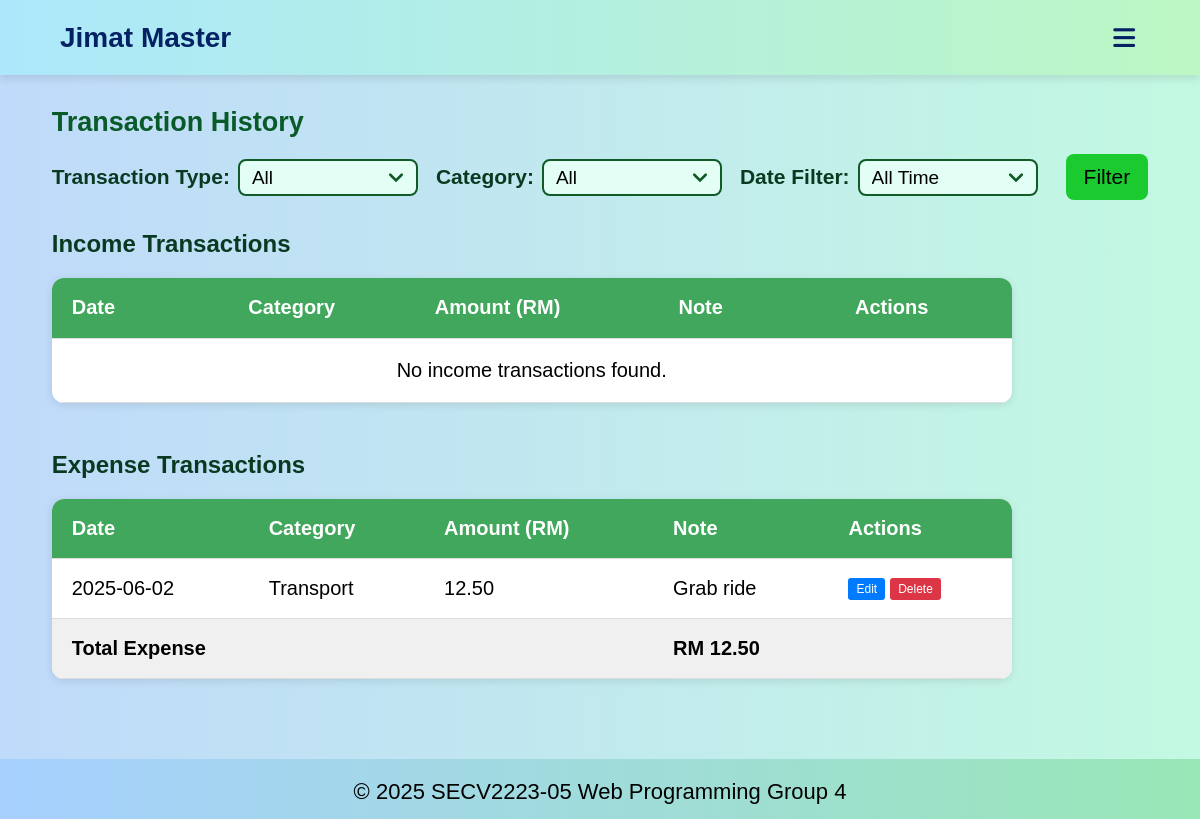
The app's page /overview.php (signed in) with its own data.
### tables this page shows
CREATE TABLE IF NOT EXISTS transactions (
    transaction_id INT AUTO_INCREMENT PRIMARY KEY,
    user_id INT NOT NULL,
    category_id INT NOT NULL,
    type ENUM('income', 'expense') NOT NULL,
    amount DECIMAL(10,2) NOT NULL,
    note TEXT,
    date DATE,
    FOREIGN KEY (user_id) REFERENCES users(user_id) ON DELETE CASCADE,
    FOREIGN KEY (category_id) REFERENCES categories(category_id) ON DELETE CASCADE
);

CREATE TABLE IF NOT EXISTS categories (
    category_id INT AUTO_INCREMENT PRIMARY KEY,
    name VARCHAR(50) NOT NULL,
    type VARCHAR(50) NOT NULL  
);

### overview.php (the view, shortened to what this page needs)
<!DOCTYPE html>
<html lang="en">
<head>
    <link rel="stylesheet" href="style.css">
    <link rel="stylesheet" href="https://cdnjs.cloudflare.com/ajax/libs/font-awesome/6.1.0/css/all.min.css">
</head>
<body>
    <?php
    include 'includes/db.php';
    $user_id = $_SESSION['user_id'];
    ?>
    <header>
        <nav aria-label="Main Navigation">
            <div class="headername">Jimat Master</div>
            <i class="fa-solid fa-bars" id="menuicon"></i>
        </nav>
    </header>
    <main class="overviewmain">
        <section id="overview">
            <h2>Transaction History</h2>
            <form method="GET" action="overview.php">
                <div class="filtergroup">
                    <label for="transactionType">Transaction Type:</label>
                    <select id="OtransactionType" name="type" onchange="this.form.submit()" required>
                        <?php
                        $selectedType = isset($_GET['type']) ? $_GET['type'] : 'all';
                        ?>
                        <option value="all" <?php echo ($selectedType == 'all') ? 'selected' : ''; ?>>All</option>
                    </select>
                </div>
                <div class="filtergroup">
                    <label for="category">Category:</label>
                    <select name="category" id="Ocategory">
                        <option value="">All</option>
                    </select>
                </div>
                <div class="filtergroup">
                    <label for="date_filter">Date Filter:</label>
                    <select name="date_filter" id="Odate_filter">
                        <option value="" <?php echo (!isset($_GET['date_filter']) || $_GET['date_filter'] == '') ? 'selected' : ''; ?>>All Time</option>
                    </select>
                </div>
                <div class="filtergroup">
                    <button type="submit" class="filterbtn">Filter</button>
                </div>
            </form>
            <?php
            $selectedType = isset($_GET['type']) ? $_GET['type'] : 'all';
            if ($selectedType === 'all') {
                $transactionTypes = ['income', 'expense'];
                foreach ($transactionTypes as $currentType) {
                    echo "<h3>" . ucfirst($currentType) . " Transactions</h3>";
                    echo "<table>";
                    echo "<thead>
                            <tr>
                                <th>Date</th>
                                <th>Category</th>
                                <th>Amount (RM)</th>
                                <th>Note</th>
                                <th>Actions</th>
                            </tr>
                          </thead>";
                    echo "<tbody>";
                    $sql = "SELECT t.*, c.name AS category_name FROM transactions t
                            JOIN categories c ON t.category_id = c.category_id
                            WHERE t.user_id = ? AND t.type = ?";
                    $params = [$user_id, $currentType];
                    $types = "is";
                    $sql .= " ORDER BY t.date DESC, t.transaction_id DESC";
                    $stmt = $conn->prepare($sql);
                    if ($stmt) {
                        $stmt->bind_param($types, ...$params);
                        $stmt->execute();
                        $result = $stmt->get_result();
                        if ($result->num_rows > 0) {
                            $total = 0;
                            while ($row = $result->fetch_assoc()) {
                                $total += $row['amount'];
                                echo "<tr id='row-{$row['transaction_id']}'>
                                        <td class='date-cell'>" . htmlspecialchars($row['date']) . "</td>
                                        <td class='category-cell' data-category-id='" . htmlspecialchars($row['category_id']) . "'>" . htmlspecialchars($row['category_name']) . "</td>
                                        <td class='amount-cell'>" . number_format($row['amount'], 2) . "</td>
                                        <td class='note-cell'>" . htmlspecialchars($row['note']) . "</td>
                                        <td class='action-cell'>
                                            <div class='action-buttons'>
                                                <button class='btn-edit' onclick='editTransaction({$row['transaction_id']})'>Edit</button>
                                                <button class='btn-delete' onclick='deleteTransaction({$row['transaction_id']})'>Delete</button>
                                            </div>
                                        </td>
                                      </tr>";
                            }
                            echo "<tr style='font-weight: bold; background-color: #f0f0f0;'>
                                    <td colspan='3'>Total " . ucfirst($currentType) . "</td>
                                    <td>RM " . number_format($total, 2) . "</td>
                                    <td></td>
                                  </tr>";
                        } else {
                            echo "<tr><td colspan='5' style='text-align: center; padding: 20px;'>No " . $currentType . " transactions found.</td></tr>";
                        }
                    } else {
                        echo "<tr><td colspan='5' style='text-align: center; padding: 20px; color: red;'>Error preparing query: " . htmlspecialchars($conn->error) . "</td></tr>";
                    }
                    echo "</tbody>";
                    echo "</table>";
                    echo "<br>";
                }
            }
            ?>
        </section>
    </main>
    <footer>
        <div class="footercontainer">
            <p>
                <span class="footeryear">&copy; <span id="current-year"></span> SECV2223-05</span>
                <span class="footergroup">Web Programming Group 4</span>
            </p>
        </div>
    </footer>
</body>
</html>

### records on screen
transactions: date "2025-06-02", category.name "Transport", amount "12.50", note "Grab ride"

### other values on screen
$currentType "Income"
$currentType "income"
$currentType "Expense"
$total "12.50"
